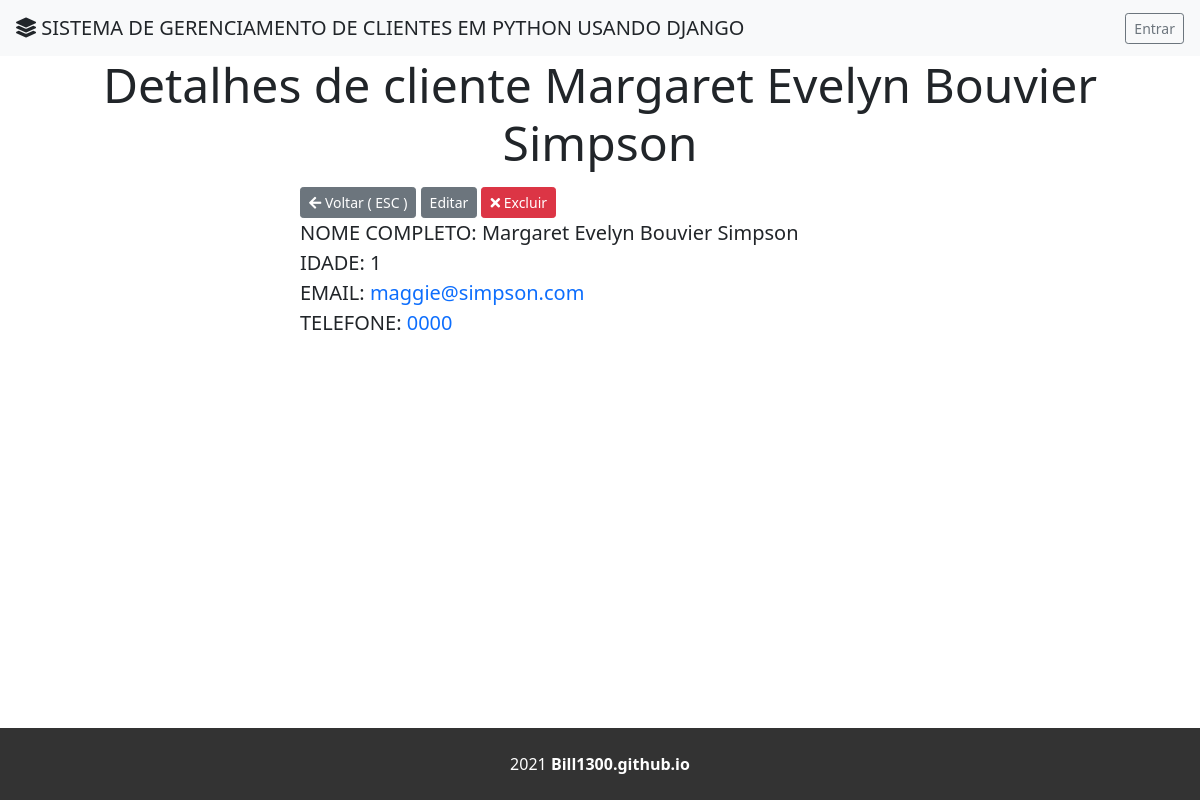
Page /clientes/detail/29/ on the committed database.
### application/models.py (models this page shows, shortened)
class Cliente(models.Model):
    nome = models.CharField(max_length=50)
    idade = models.IntegerField()
    email = models.CharField(max_length=50, blank=True, null=True)
    telefone = models.CharField(max_length=20)

### application/views.py (the view)
# urls.py: path('detail/<int:pk>/', views.ClienteDetail.as_view(), name='detail'),
class ClienteDetail(DetailView):
    model = Cliente
    queryset = Cliente.objects.all()

### application/templates/application/cliente_detail.html (shortened to what this page needs)
<!doctype html>
<html lang="pt-br">
    <head>
        <link href="https://cdn.jsdelivr.net/npm/bootstrap@5.0.2/dist/css/bootstrap.min.css" rel="stylesheet">
        <link rel="stylesheet" href="https://pro.fontawesome.com/releases/v5.10.0/css/all.css"/>
        {% load staticfiles %}
        <link rel="stylesheet" type="text/css" href="{% static 'css/style.css' %}">
    </head>
    <body>
        <header>
            <nav class="navbar navbar-light bg-light">
              <a class="navbar-brand text-uppercase text-decoration-none lead text-dark" style="margin:0 16px"><i class="fas fa-layer-group"></i> Sistema de Gerenciamento de Clientes em Python usando Django</a>
              <form class="form-inline" action="{% url 'admin:index' %}">
                <button class="btn btn-outline-secondary btn-sm" style="margin:0 16px" type="submit" >Entrar</button>
              </form>
            </nav>
            <h1 class="lead display-5 text-center">Detalhes de cliente <b>{{ object.nome }}</b></h1>
        </header>
        <div class="info">
            <button type="submit" class="btn btn-secondary btn-sm" style="margin-left:16px;" onclick="location.href = '{% url 'application:list' %}'"><i class="fa fa-arrow-left" aria-hidden="true"></i> Voltar ( ESC )</button>
            <button type="submit" class="btn btn-secondary btn-sm" onclick="location.href = '{% url 'application:update' pk=cliente.id %}'"> Editar</button>
            <button type="submit" class="btn btn-danger btn-sm" onclick="location.href = '{% url 'application:delete' pk=cliente.id %}'"><i class="fa fa-times" aria-hidden="true"></i> Excluir</button>
            <div class="lead">
                <p><b>Nome Completo:</b> {{ object.nome }}</p>
                <p><b>Idade:</b> {{ object.idade  }}</p>
                {% if cliente.email %}
                    <p><b>Email:</b> <a href="mailto:{{ object.email }}">{{ object.email }}</a></p>
                {% endif %}
                <p><b>Telefone:</b> <a href="tel:{{ object.telefone}}">{{ object.telefone }}</a></p>
            </div>
        </div>
        <div class="text-center p-4 footer barraFinal">
            2021
            <a class="text-reset fw-bold text-decoration-none" href="https://Bill1300.github.io">Bill1300.github.io</a>
        </div>
    </body>
</html>

### application/static/css/style.css (style rules this page uses)
.footer { position: absolute; bottom: 0; width: 100%; }
.barraFinal { color: rgba(255, 255, 255, 1); background-color: rgba(0, 0, 0, 0.8); }
.info { margin: 16px auto; width: 50%; }
.info p { margin: 0; }
.info p > b { text-transform: uppercase; }
.info a { text-decoration: none; }
.info button { margin: 0 !important; }

### rows in the picture
Cliente: nome "Margaret Evelyn Bouvier Simpson", idade "1", email "maggie@simpson.com", telefone "0000"
